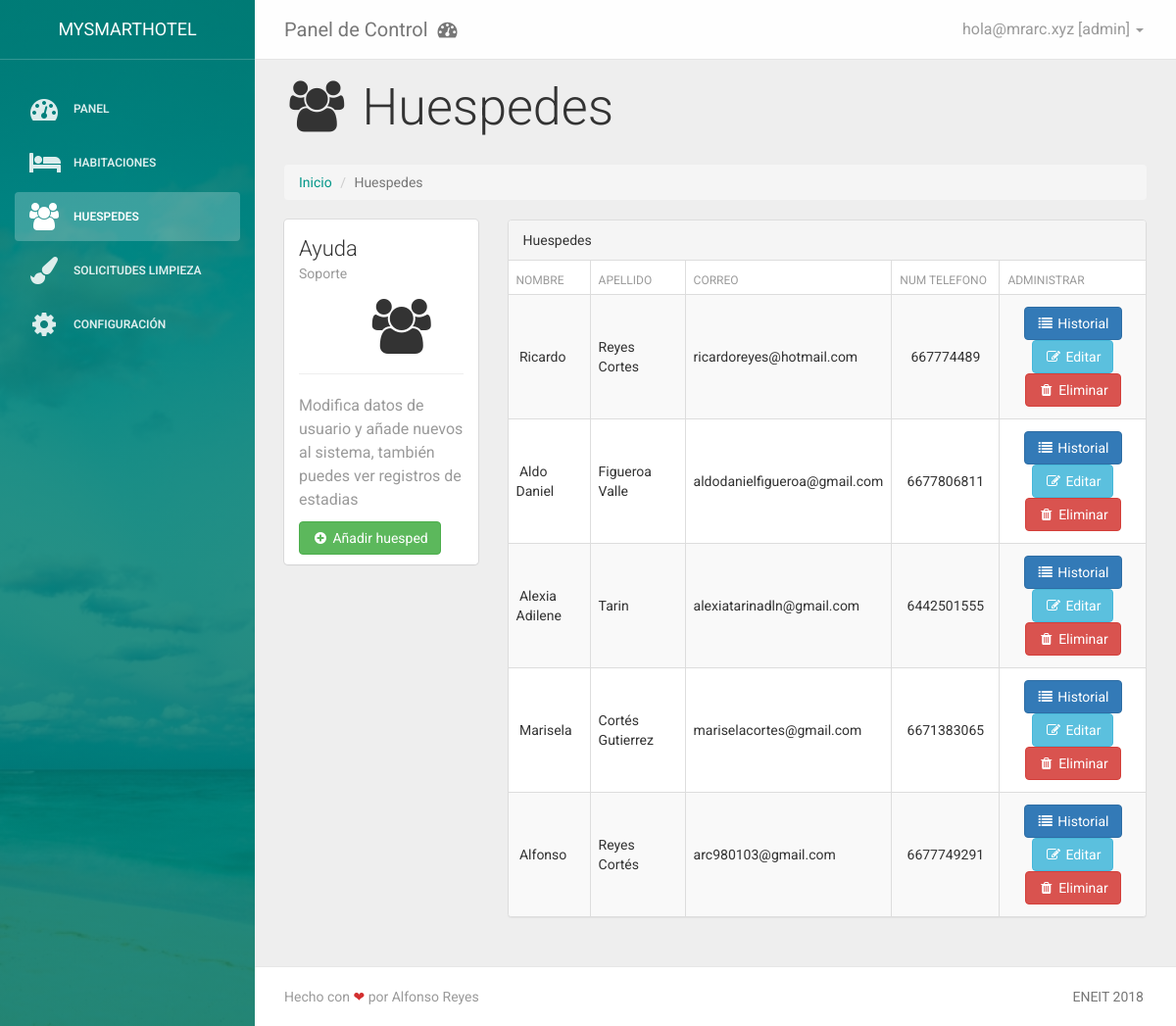
Before: /dashboard/huespedes (signed in) with the older database file.
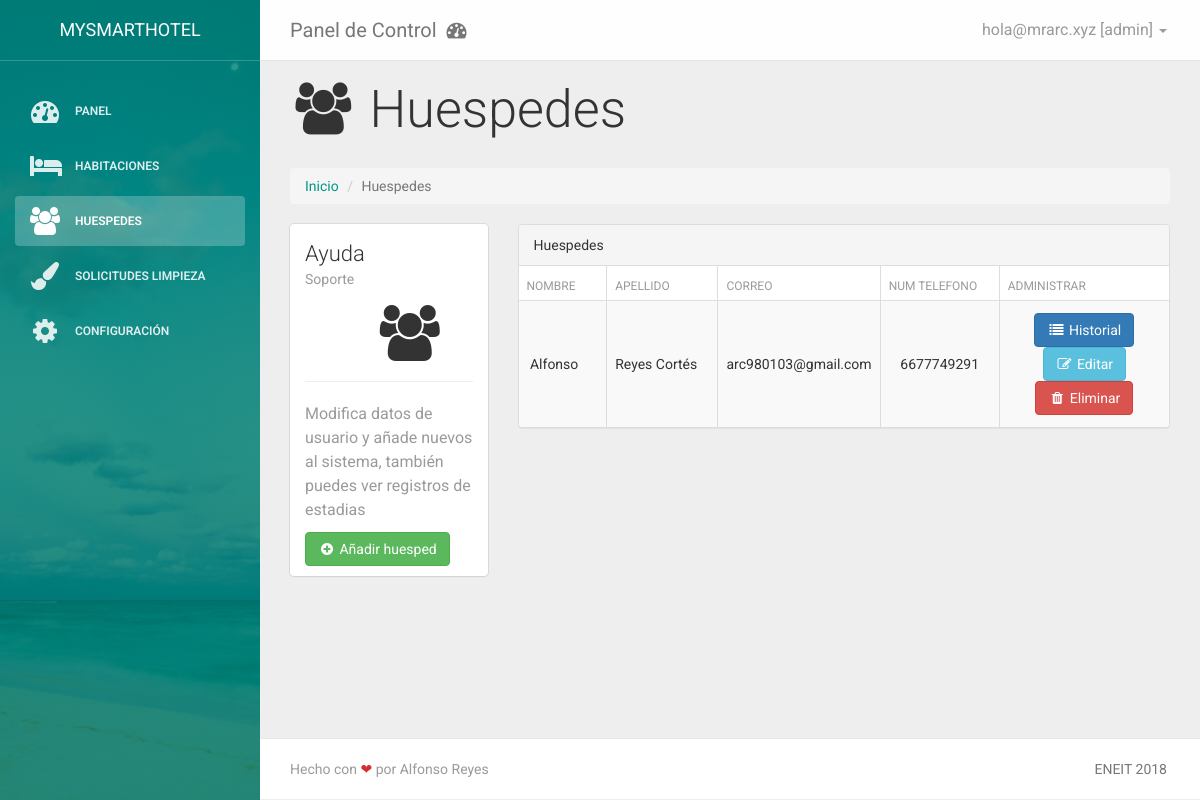
After: the same page with the newer database file.
### tables this page shows
CREATE TABLE `sh_panel_usuarios` (
  `id_usuario` int(16) NOT NULL,
  `correo` varchar(255) NOT NULL,
  `usuario` varchar(16) NOT NULL,
  `nombre` text NOT NULL,
  `apellido` text NOT NULL,
  `fecha_registro` datetime NOT NULL DEFAULT CURRENT_TIMESTAMP,
  `id_rol` int(64) NOT NULL,
  `ultimo_login` datetime NOT NULL,
  `clave` char(64) NOT NULL
);

CREATE TABLE `sh_roles` (
  `id_rol` int(64) NOT NULL,
  `rol` varchar(64) NOT NULL
);

CREATE TABLE `sh_huespedes` (
  `id_huesped` int(16) NOT NULL,
  `correo` varchar(255) NOT NULL,
  `nombre` text NOT NULL,
  `apellido` text NOT NULL,
  `telefono` varchar(128) NOT NULL,
  `fecha_registro` datetime NOT NULL DEFAULT CURRENT_TIMESTAMP,
  `pais_id` varchar(16) NOT NULL,
  `direccion` text NOT NULL,
  `ultimo_login` datetime NOT NULL,
  `clave` char(64) NOT NULL,
  `fcm_key` varchar(256) NOT NULL
);

### www/src/views/huespedes.php (the view, shortened to what the rows shown need)
<?php include "includes/header.php" ?>
<div class="row">
    <div class="col-lg-12">
        <h1 class="page-header"><i class="fa fa-users fa-fw"></i> Huespedes</h1>
    </div>
</div>
<ol class="breadcrumb">
    <li><a href="/dashboard">Inicio</a></li>
    <li class="active">Huespedes</li>
</ol>
<div class="row">
    <div class="col-lg-3 col-md-6">
        <div class="card">
            <div class="header">
                <h4 class="title">Ayuda</h4>
                <p class="category">Soporte</p>
            </div>
            <div class="content">
                <div class="centrar"><i class="fa fa-users fa-4x"></i></div>
                <hr>
                <p class="text-muted">Modifica datos de usuario y añade nuevos al sistema, también puedes ver registros de estadias</p>
                <div class="footer">
                    <div class="stats">
                        <div class="btn-group" role="group">
                            <a href="#" data-toggle="modal" data-target="#añadirHuesped" class="btn btn-success btn-fill btn-md">
                                <i class="fa fa-plus-circle fa-fw"></i> Añadir huesped</a>
                        </div>
                    </div>
                </div>
            </div>
        </div>
    </div>
    <div class="col-lg-9 col-md-6">
        <div class="panel panel-default">
            <div class="panel-heading panel-success">Huespedes</div>
            <div class="table-responsive">
                <table width="100%" class="table table-striped table-bordered table-hover" id="tabla-huespedes">
                    <thead>
                    <tr>
                        <th width="15%">Nombre</th>
                        <th width="20%">Apellido</th>
                        <th width="15%">Correo</th>
                        <th width="20%">Num telefono</th>
                        <th width="30%">Administrar</th>
                    </tr>
                    </thead>
                    <tbody>
                    <?php
                    foreach ($args["data"] as $usuario) {
                        echo '<tr id="usuario">
<td>&nbsp;<span data-toggle="tooltip" data-placement="left" title="Nombre">' . $usuario["nombre"] . '</span></td>
<td>' . $usuario["apellido"] . '</td>
<td>' . $usuario["correo"] . '</td>
<td align="center" valign="middle">' . $usuario["telefono"] . '</td>
<td align="center" valign="middle">
    <a href="#" data-idHuesped="' . $usuario["id_huesped"] . '" class="btn btn-md btn-fill btn-primary historialHuesped"><i class="fa fa-list"></i> Historial</a>
    <a href="#" class="btn btn-md btn-info btn-fill editarHuesped" data-idHuesped="' . $usuario["id_huesped"] . '" style="color:#FFF;"><i class="fa fa-edit fa-fw"></i> Editar</a>
    <a href="#" data-idHuesped="' . $usuario["id_huesped"] . '" class="btn btn-danger btn-md btn-fill eliminarHuesped"><i class="fa fa-trash fa-fw"></i> Eliminar</a>
    </td>
 </tr>';
                    }
                    ?>
                    </tbody>
                </table>
            </div>
        </div>
    </div>
</div>
<?php include "includes/footer.php" ?>

### www/src/core/one_framework.php (shortened to what the rows shown need)
<?php
abstract class CoreFramework{
    protected $request;
    public function __construct(){
        $this->request = Request::createFromGlobals();
    }
    protected function traverseRoutes($method = 'GET', array $routes, array &$slugs){
        if (isset($routes[$method])){
            foreach($routes[$method] as $route)
                if($func = $this->processUri($route, $slugs)){
                    call_user_func_array($func, $slugs);
                    return true;
                }
        }
        return false;
    }
    private function processUri($route, &$slugs = array()){
        $url =$this->request->getRequestedUri();
        $uri = parse_url($url, PHP_URL_PATH);
        $func = $this->matchUriWithRoute($uri, $route, $slugs);
        return $func ? $func : false;
    }
    static function matchUriWithRoute($uri, $route, &$slugs){
        $uri_segments = preg_split('/[\/]+/', $uri, null, PREG_SPLIT_NO_EMPTY);
        $route_segments = preg_split('/[\/]+/', $route->route, null, PREG_SPLIT_NO_EMPTY);
        if (CoreFramework::compareSegments($uri_segments, $route_segments, $slugs)){
            return $route->function;
        }
        return false;
    }
    static function CompareSegments($uri_segments, $route_segments, &$slugs){
        if (count($uri_segments) != count($route_segments)) return false;
        foreach($uri_segments as $segment_index => $segment){
            $segment_route = $route_segments[$segment_index];
            $is_slug = preg_match('/^{[^\/]*}$/', $segment_route) || preg_match('/^:[^\/]*/', $segment_route,$matches);
            if ($is_slug){
                if (strlen(trim($segment)) === 0){
                  return false;
                }
                $slugs[ str_ireplace(array(':', '{', '}'), '', $segment_route) ] = $segment;
              }
            else if($segment_route !== $segment && $is_slug !== 1)
             return false;
        }
        return true;
    }
}
class App extends CoreFramework{
    public function get($uri, callable $callback){
        $this->routes['GET'][] = new Route($uri, $callback);
    }
    public function post($uri,callable $callback){
        $this->routes['POST'][] = new Route($uri, $callback);
    }
    public function respond(callable $callback){
        $this->routes['respond'] = new Route('', $callback);
    }
    public function listen(){
        $slugs = array();
        $run = $this->traverseRoutes($this->request->getMethod(), $this->routes, $slugs);
        return true;
    }
    public function Response($filename = '', array $vars = array(), $status = 200, array $headers = array(),$asText = 0){
        if (!$asText){
            $view = new View(VIEWS_ROUTE.$filename, $vars, $this);
            $view->load();
        }
        else echo $filename;
    }
}
class Route{
    public function __construct($routeKey = '', callable $func){
        $this->route = $routeKey;
        $this->function = $func;
    }
}
class Request{
    private $method;
    private $requested_uri;
    public function __construct(array $GET = array(), array $POST = array(), array $FILES = array(), array $SERVER = array(), array $COOKIE = array()){
        $this->method = isset($_SERVER['REQUEST_METHOD']) ? $_SERVER['REQUEST_METHOD'] : 'GET';
        $this->requested_uri = isset($_SERVER['REQUEST_URI']) ? $_SERVER['REQUEST_URI'] : '/' ;
    }
    public static function createFromGlobals(){
        return new Request($_GET,$_POST,$_FILES,$_SERVER,$_COOKIE);
    }
    public function getMethod(){
        return $this->method;
    }
    public function  getRequestedUri(){
        return $this->requested_uri;
    }
}
class View
{
    protected $src;
    public function __construct($src, array $vars = array(), App $framework = null){
        $this->src = $src;
    }
    public function load(){
        if (file_exists($this->src))
            include_once($this->src);
    }
}

### www/src/views/includes/header.php (shortened to what the rows shown need)
<?php
function obtenerSeccionNavbar($requestUri) {
    $current_file_name = basename($_SERVER['REQUEST_URI']);
    if ($current_file_name == $requestUri) {
        echo 'class="active"';
    }
}
?>
<!DOCTYPE html>
<html lang="en">
<head>
    <link href="/public/css/bootstrap.min.css" rel="stylesheet" />
    <link href="/public/css/animate.min.css" rel="stylesheet"/>
    <link href="/public/css/light-bootstrap-dashboard.css" rel="stylesheet"/>
    <link href="/public/css/font-awesome.min.css" rel="stylesheet" />
    <link href="/public/css/pe-icon-7-stroke.css" rel="stylesheet" />
    <link href="/public/css/estilos.css" rel="stylesheet" />
    <link href="/public/css/datepicker.min.css" rel="stylesheet" />
    <link href="/public/css/datatables.min.css" rel="stylesheet" />
    <link href="/public/css/sweetalert.css" rel="stylesheet" />
</head>
<body>
<div class="wrapper">
    <div class="sidebar" data-color="teal" data-image="/public/img/sidebar.jpg">
        <div class="sidebar-wrapper">
            <div class="logo">
                <a href="#" class="simple-text">
                    MySmartHotel
                </a>
            </div>
            <ul class="nav">
                <li <?php obtenerSeccionNavbar("dashboard") ?>>
                    <a href="/dashboard">
                        <i class="fa fa-dashboard"></i>
                        <p>Panel</p>
                    </a>
                </li>
                <li <?php obtenerSeccionNavbar("habitaciones") ?>>
                    <a href="/dashboard/habitaciones">
                        <i class="fa fa-bed"></i>
                        <p>Habitaciones</p>
                    </a>
                </li>
                <li <?php obtenerSeccionNavbar("huespedes") ?>>
                    <a href="/dashboard/huespedes">
                        <i class="fa fa-users"></i>
                        <p>Huespedes</p>
                    </a>
                </li>
                <li <?php obtenerSeccionNavbar("limpieza") ?>>
                    <a href="/dashboard/limpieza">
                        <i class="fa fa-paint-brush"></i>
                        <p>Solicitudes limpieza</p>
                    </a>
                </li>
                <li <?php obtenerSeccionNavbar("configuracion") ?>>
                    <a href="/dashboard/configuracion">
                        <i class="fa fa-gear"></i>
                        <p>Configuración</p>
                    </a>
                </li>
            </ul>
        </div>
    </div>
    <div class="main-panel">
        <nav class="navbar navbar-default navbar-fixed">
            <div class="container-fluid">
                <div class="navbar-header">
                    <a class="navbar-brand" href="#">Panel de Control&nbsp; <i class="fa fa-dashboard"></i></a>
                </div>
                <div class="collapse navbar-collapse">
                    <ul class="nav navbar-nav navbar-right">
                        <li class="dropdown">
                            <a href="#" class="dropdown-toggle" data-toggle="dropdown">
                                <p>
                                    <?php echo $datosUsuario["correo"] . " [" . $datosUsuario["rol"] . "]"; ?>
                                    <b class="caret"></b>
                                </p>
                            </a>
                        </li>
                    </ul>
                </div>
            </div>
        </nav>
        <div class="content">
            <div class="container-fluid">

### www/src/views/includes/footer.php (shortened to what the rows shown need)
</div>
</div>
<footer class="footer">
    <div class="container-fluid">
        <nav class="pull-left">
            <ul>
                <li>
                    <a href="#">
                        Hecho con <span style="color: #D32F2F;">❤</span> por Alfonso Reyes
                    </a>
                </li>
            </ul>
        </nav>
        <p class="copyright pull-right">
            ENEIT 2018
        </p>
    </div>
</footer>
</div>
</div>
</body>
</html>

Changed rows visible on the page:
removed sh_huespedes: nombre "Ricardo", apellido "Reyes Cortes", correo "ricardoreyes@hotmail.com", telefono "667774489"
removed sh_huespedes: nombre "Aldo Daniel", apellido "Figueroa Valle", correo "aldodanielfigueroa@gmail.com", telefono "6677806811"
removed sh_huespedes: nombre "Alexia Adilene", apellido "Tarin", correo "alexiatarinadln@gmail.com", telefono "6442501555"
removed sh_huespedes: nombre "Marisela", apellido "Cortés Gutierrez", correo "mariselacortes@gmail.com", telefono "6671383065"
